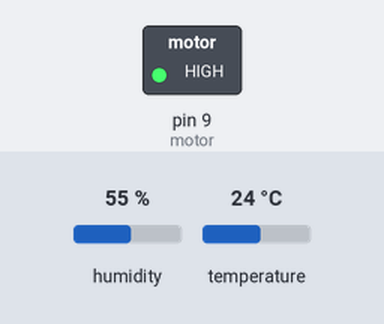
Simulated run of this sketch. Board: Arduino Uno, built with avr-gcc and run on an emulated ATmega328P. Shown: switched loads named in the sketch (green lamp = pin HIGH). The inputs (shaded band) are chosen by the test bench; at power-on: humidity 55 %, temperature 24 °C. What the sketch prints to the serial monitor is not drawn.

Above: at 2.5 s.
At 7.5 s:
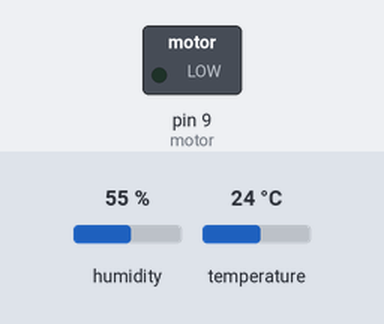
Timing chart, 0 to 13.0 s (numbered marks = the images above):
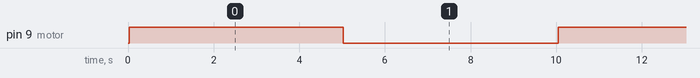

Measured:
- by itself, pin 9 (motor): alternates HIGH for 5.0 s and LOW for 5.0 s

The sketch:

fan_test.ino
```cpp
#include <SoftwareSerial.h>
#include <DHT.h>

#define DHTPIN 2        // DHT11 센서의 데이터 핀을 아두이노의 2번 핀에 연결
#define DHTTYPE DHT11   // DHT11 센서를 사용

DHT dht(DHTPIN, DHTTYPE);

bool flag = false;    // 현재 작동상태 기록
float now_sensing = 0;        // 현재 센싱값

int motor = 9;        // 릴레이모듈 : 팬 모터

int past = 0;       //  모터 작동을 위한 시간 기록
int pasttime = 0;   // 10분마다의 전송을 위한 시간 기록


// 모터 on
void run_motor()
{
  Serial.print(" motor start!! ");
  digitalWrite(motor, HIGH);
}

// 모터 off
void stop_motor()
{
  Serial.print(" motor stop!! ");
  digitalWrite(motor, LOW);
}

// 송신함수
void SendMessage()
{
  Serial.print(" SendMessage : ");
}

void setup()
{
  Serial.begin(9600);
  pinMode(motor,OUTPUT);      // 모터핀설정
  dht.begin();
  pasttime = millis();
}

void loop()
{
  float temperature = dht.readTemperature();

  // 온도 값이 유효한지 확인
  if (!isnan(temperature)) {
    now_sensing = temperature;
    // // 시리얼 모니터에 온도 값 출력
    // Serial.print("Temperature: ");
    // Serial.print(now_sensing);
    // Serial.println("°C");
    // delay(1000);
  }

  run_motor();
  delay(5000);
  stop_motor();
  delay(5000);


}
```
